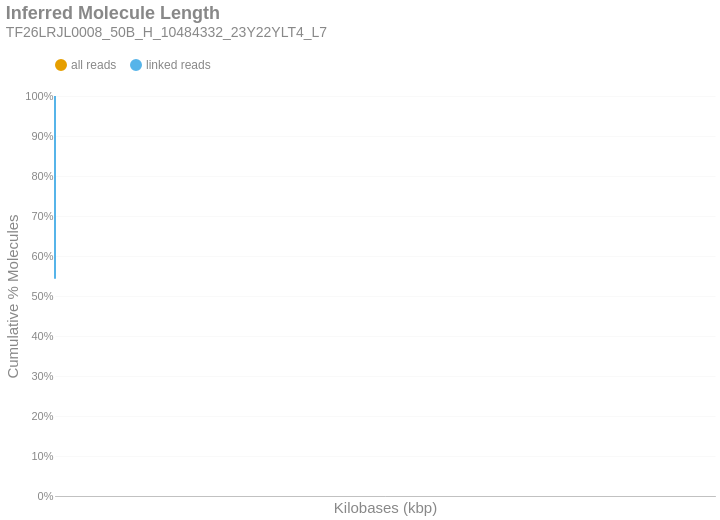

Here is the notebook cell this chart was saved with:
### Markdown cell above
### Inferred Molecule Length
This is the cumulative frequency distribution of molecule lengths inferred from the first and last alignment positions along a contig for all alignments associated with a single linked-read barcode on a given contig.There are two distributions: one with `all` the alignments (yellow) and another with only `linked reads` (blue). The percent of molecules in the `linked reads` distribution is relative to the total number of linked molecules.

### Code cell
if SKIPLR:
    print_html(f"Skipped")
else:
    binned_df = consolidated_hist(valids['length_inferred']/1000, mask, 10, True)
    binned_df = binned_df.with_columns(
        pl.when(pl.col('bin').cast(pl.Utf8) == '0').then(pl.lit('1')).otherwise(pl.col('bin').cast(pl.Utf8)).alias('bin')
    )
    with SafeRender(binned_df):
        (
            density_plot(binned_df, 'Inferred Molecule Length', samplename, 'inferredlen')
            .transform_calculate(bin_kb='datum.bin / 1000')
            .encode(
                x=alt.X('bin_kb:Q', title="Kilobases (kbp)").scale(type='log', padding=0).axis(labelAngle=-40),
                y=alt.Y('value:Q', title='Cumulative % Molecules')
                    .axis(format='%')
                    .stack(False)
                    .scale(domainMin=0, domainMax=1,padding=0),
                color=alt.Color("key:N").scale(domain = ["all reads", "linked reads"]),
                tooltip = [
                    alt.Tooltip("key:N", title = "Data Type"),
                    alt.Tooltip("range_label:N", title="Kilobases"),
                    alt.Tooltip("value:Q", format = ".2%", title="% Molecules (Cum.)")
                ]
            )
        ).display()

### Figure 1 — Vega-Lite specification as saved in the notebook (floating-point values rounded to 4 significant figures)
{"width": "container", "height": 400, "config": {"title": {"anchor": "start", "dy": -15, "fontSize": 18, "color": "#888888", "subtitleColor": "#888888", "subtitleFontSize": 14}, "arc": {"fill": "#0072B2"}, "axis": {"domainColor": "#888888", "domainWidth": 0.5, "gridWidth": 0.2, "grid": false, "titleFontWeight": 400, "titleFontSize": 15, "labelFontSize": 11, "labelColor": "#888888", "tickColor": "#888888", "tickWidth": 0.2, "titleColor": "#888888"}, "axisBand": {"grid": false}, "axisX": {"grid": true, "tickSize": 10, "domainCap": "round"}, "axisY": {"domain": false, "grid": true, "tickSize": 0, "domainCap": "round"}, "background": "transparent", "header": {"labelFontSize": 15, "labelColor": "#888888", "titleFontSize": 15, "titleFontWeight": 600, "titleColor": "#888888"}, "legend": {"labelFont": "sans-serif", "labelFontSize": 12, "labelColor": "#888888", "symbolSize": 100, "symbolType": "circle", "titleFontSize": 12, "titlePadding": 10, "titleColor": "#888888", "title": null, "orient": "top"}, "range": {"category": ["#E69F00", "#56B4E9", "#009E73", "#F0E442", "#0072B2", "#D55E00", "#CC79A7", "#000000"], "diverging": ["#cfe8f3", "#a2d4ec", "#73bfe2", "#46abdb", "#1696d2", "#12719e"]}, "area": {"fill": "#0072B2", "fillOpacity": 0.7, "line": true, "strokeOpacity": 0.7}, "line": {"color": "#0072B2", "stroke": "#0072B2", "strokeWidth": 2}, "trail": {"color": "#0072B2", "stroke": "#0072B2", "strokeWidth": 0, "size": 1}, "point": {"filled": true, "fillOpacity": 1.0, "size": 95}, "text": {"color": "#888888", "fontSize": 11, "align": "right", "fontWeight": 400, "size": 11}, "bar": {"fill": "#0072B2", "stroke": null}, "view": {"stroke": null, "continuousWidth": 660, "continuousHeight": 400}}, "data": {"name": "data-2c9305ca374e5ea9493ea47ffc378654"}, "mark": {"type": "line", "interpolate": "monotone", "point": {"opacity": 0, "size": 275}}, "encoding": {"color": {"field": "key", "scale": {"domain": ["all reads", "linked reads"]}, "type": "nominal"}, "tooltip": [{"field": "key", "title": "Data Type", "type": "nominal"}, {"field": "range_label", "title": "Kilobases", "type": "nominal"}, {"field": "value", "format": ".2%", "title": "% Molecules (Cum.)", "type": "quantitative"}], "x": {"axis": {"labelAngle": -40}, "field": "bin_kb", "scale": {"type": "log", "padding": 0}, "title": "Kilobases (kbp)", "type": "quantitative"}, "y": {"axis": {"format": "%"}, "field": "value", "scale": {"domainMin": 0, "domainMax": 1, "padding": 0}, "stack": false, "title": "Cumulative % Molecules", "type": "quantitative"}}, "params": [{"name": "param_c36ac31b6afebe62", "select": {"type": "point", "fields": ["key"]}, "bind": "legend"}], "title": {"text": "Inferred Molecule Length", "subtitle": "TF26LRJL0008_50B_H_10484332_23Y22YLT4_L7"}, "transform": [{"fold": ["all reads (cumsum)", "linked reads (cumsum)"]}, {"calculate": "replace(datum.key, ' (cumsum)', '')", "as": "key"}, {"filter": {"param": "param_c36ac31b6afebe62"}}, {"calculate": "datum.bin / 1000", "as": "bin_kb"}], "usermeta": {"embedOptions": {"downloadFileName": "TF26LRJL0008_50B_H_10484332_23Y22YLT4_L7.inferredlen"}}, "$schema": "https://vega.github.io/schema/vega-lite/v6.4.1.json", "datasets": {"data-2c9305ca374e5ea9493ea47ffc378654": [{"bin": "0.0", "interval": "0.0-10.0", "all reads": 0.8224, "linked reads": 0.5432, "all reads (cumsum)": 0.8224, "linked reads (cumsum)": 0.5432, "range_label": "0-9"}, {"bin": "10.0", "interval": "10.0-20.0", "all reads": 0.09965, "linked reads": 0.2558, "all reads (cumsum)": 0.922, "linked reads (cumsum)": 0.799, "range_label": "10-19"}, {"bin": "20.0", "interval": "20.0-30.0", "all reads": 0.04737, "linked reads": 0.1221, "all reads (cumsum)": 0.9694, "linked reads (cumsum)": 0.9211, "range_label": "20-29"}, {"bin": "30.0", "interval": "30.0-40.0", "all reads": 0.01956, "linked reads": 0.05041, "all reads (cumsum)": 0.989, "linked reads (cumsum)": 0.9715, "range_label": "30-39"}, {"bin": "40.0", "interval": "40.0-50.0", "all reads": 0.00753, "linked reads": 0.01933, "all reads (cumsum)": 0.9965, "linked reads (cumsum)": 0.9908, "range_label": "40-49"}, {"bin": "50.0", "interval": "50.0-60.0", "all reads": 0.002311, "linked reads": 0.006017, "all reads (cumsum)": 0.9988, "linked reads (cumsum)": 0.9969, "range_label": "50-59"}, {"bin": "60.0", "interval": "60.0-70.0", "all reads": 0.0007638, "linked reads": 0.001994, "all reads (cumsum)": 0.9996, "linked reads (cumsum)": 0.9989, "range_label": "60-69"}, {"bin": "70.0", "interval": "70.0-80.0", "all reads": 0.000275, "linked reads": 0.0007172, "all reads (cumsum)": 0.9998, "linked reads (cumsum)": 0.9996, "range_label": "70-79"}, {"bin": "80.0", "interval": "80.0-90.0", "all reads": 9.943e-05, "linked reads": 0.0002598, "all reads (cumsum)": 0.9999, "linked reads (cumsum)": 0.9998, "range_label": "80-89"}, {"bin": "90.0", "interval": "90.0-100.0", "all reads": 3.946e-05, "linked reads": 0.0001031, "all reads (cumsum)": 1.0, "linked reads (cumsum)": 0.9999, "range_label": "90-99"}, {"bin": "100.0", "interval": "100.0-110.0", "all reads": 1.57e-05, "linked reads": 4.103e-05, "all reads (cumsum)": 1.0, "linked reads (cumsum)": 1.0, "range_label": "100-109"}, {"bin": "110.0", "interval": "110.0-120.0", "all reads": 6.594e-06, "linked reads": 1.723e-05, "all reads (cumsum)": 1.0, "linked reads (cumsum)": 1.0, "range_label": "110-119"}, {"bin": "120.0", "interval": "120.0-130.0", "all reads": 1.465e-06, "linked reads": 3.829e-06, "all reads (cumsum)": 1.0, "linked reads (cumsum)": 1.0, "range_label": "120-129"}, {"bin": "130.0", "interval": "130.0-140.0", "all reads": 8.373e-07, "linked reads": 2.188e-06, "all reads (cumsum)": 1.0, "linked reads (cumsum)": 1.0, "range_label": "130-139"}, {"bin": "140.0", "interval": "140.0-150.0", "all reads": 3.14e-07, "linked reads": 8.206e-07, "all reads (cumsum)": 1.0, "linked reads (cumsum)": 1.0, "range_label": "140-149"}]}}
